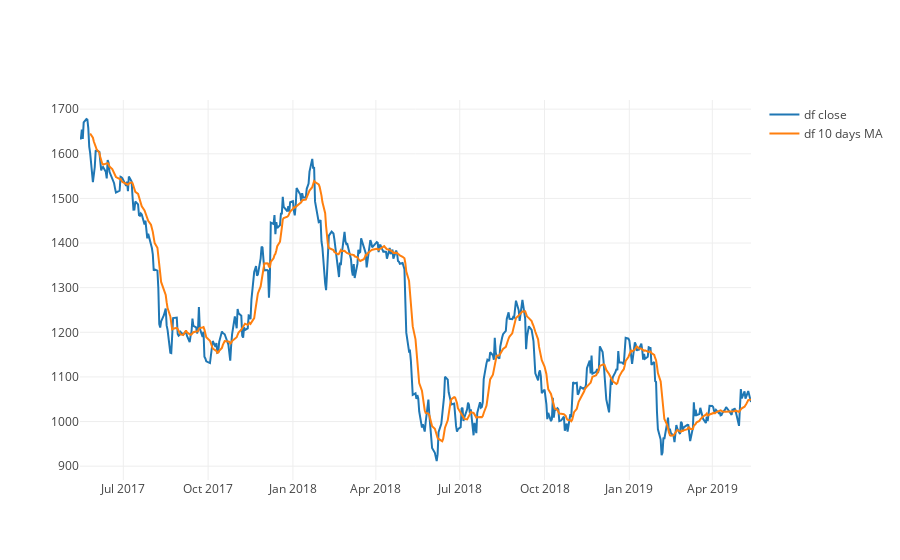

This figure's notebook cell:
### Code cell
trace = go.Scatter(x=df.index,y=df.close,name='df close')
trace_mean = go.Scatter(x=df_sma.index,y=df_sma.close,name='df 10 days MA')
py.iplot([trace,trace_mean])

### Figure 1 — Plotly figure (JSON) as saved in the notebook; plotly's stock layout.template omitted (floating-point values rounded to 4 significant figures; data arrays with more than 128 entries replaced by an {"elided": "..."} marker saying what was removed)
{"data": [{"name": "df close", "type": "scatter", "uid": "d950673f-5f02-4be6-98f8-827f8c9281a0", "x": {"elided": "494 str values"}, "y": {"elided": "494 float values"}}, {"name": "df 10 days MA", "type": "scatter", "uid": "8461529f-eb87-4f60-bbf1-165cb86c7566", "x": {"elided": "494 str values"}, "y": {"elided": "494 float values"}}], "layout": {}}
